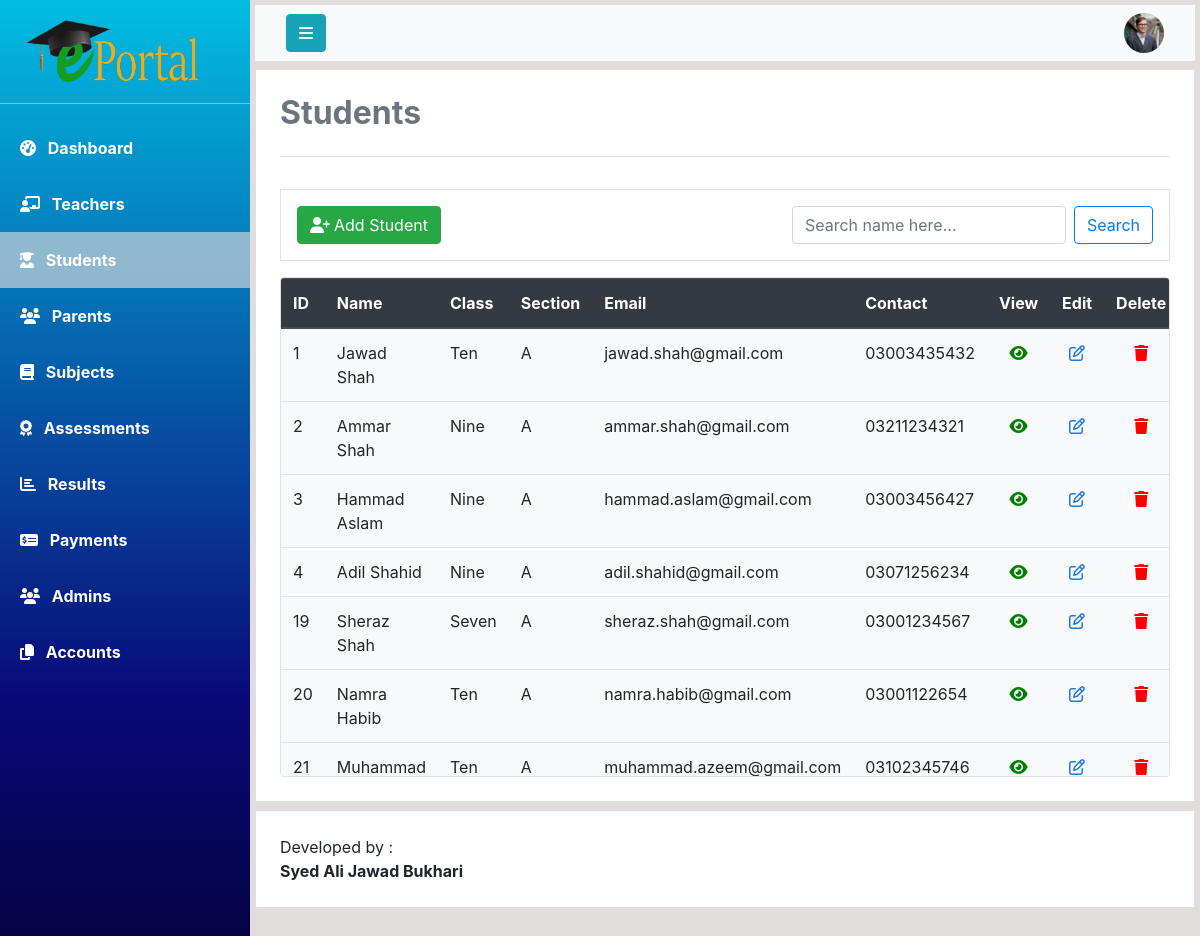
The app's page /php/manage_students.php with its own data.
### tables this page shows
CREATE TABLE `students` (
  `student_id` int(11) NOT NULL,
  `first_name` varchar(20) DEFAULT NULL,
  `last_name` varchar(20) DEFAULT NULL,
  `class_name` varchar(20) DEFAULT NULL,
  `mobile_number` varchar(11) DEFAULT NULL,
  `cnic` varchar(13) DEFAULT NULL,
  `address` varchar(100) DEFAULT NULL,
  `gender` varchar(10) DEFAULT NULL,
  `blood_group` char(3) DEFAULT NULL,
  `email` varchar(30) DEFAULT NULL,
  `password` varchar(255) DEFAULT NULL,
  `parent_id` int(11) DEFAULT NULL,
  `account_status` tinyint(1) NOT NULL
);

### php/manage_students.php (the view, shortened to what this page needs)
<!DOCTYPE html>
<html lang="en">
<head>
    <?php include 'links.php'; ?>
</head>
<body>
    <?php include 'DBManager.php' ?>
    <div class="wrapper">
        <nav id="sidebar">
            <a href="#" id="logo-container">
                <img class="mt-3 ml-4" src="../assets/logo/logo1.png" alt="Logo" width="180">
            </a>
            <hr class="my-3 sidebar-separator" style="background-color: rgba(255, 255, 255, 0.562);">
            <ul>
                <li><a class="nav-link text-white font-weight-bold px-3 py-3" href="admin_dashboard.php">
                        <i class="fas fa-tachometer-alt ml-1 mr-2"></i>
                        Dashboard
                    </a>
                </li>
                <li><a class="nav-link text-white font-weight-bold px-3 py-3" href="manage_teachers.php">
                        <i class="fas fa-chalkboard-teacher ml-1 mr-2"></i>
                        Teachers
                    </a>
                </li>
                <li><a class="nav-link text-white font-weight-bold px-3 py-3 active">
                        <i class="fas fa-user-graduate ml-1 mr-2"></i>
                        Students
                    </a>
                </li>
                <li><a class="nav-link text-white font-weight-bold px-3 py-3" href="manage_parents.php">
                        <i class="fa fa-group ml-1 mr-2"></i>
                        Parents
                    </a>
                </li>
                <li><a class="nav-link text-white font-weight-bold px-3 py-3" href="#">
                        <i class="fas fa-book ml-1 mr-2"></i>
                        Subjects
                    </a>
                </li>
                <li><a class="nav-link text-white font-weight-bold px-3 py-3" href="#">
                        <i class="fas fa-award ml-1 mr-2"></i>
                        Assessments
                    </a>
                </li>
                <li><a class="nav-link text-white font-weight-bold px-3 py-3" href="#">
                        <i class="fa fa-chart-bar ml-1 mr-2"></i>
                        Results
                    </a>
                </li>
                <li><a class="nav-link text-white font-weight-bold px-3 py-3" href="#">
                        <i class="fa fa-money-check-alt ml-1 mr-2"></i>
                        Payments
                    </a>
                </li>
                <li><a class="nav-link text-white font-weight-bold px-3 py-3" href="#">
                        <i class="fas fa-users ml-1 mr-2"></i>
                        Admins
                    </a>
                </li>
                <li><a class="nav-link text-white font-weight-bold px-3 py-3" href="#">
                        <i class="fas fa-copy ml-1 mr-2"></i>
                        Accounts
                    </a>
                </li>
            </ul>
        </nav>
        <div id="content" class="overflow-auto">
            <nav class="navbar mb-2 navbar-light bg-light mb-2">
                <div class="container-fluid">
                    <div class="navbar-header">
                        <button type="button" id="sidebar-toggle" onclick="hideSidebar()" class="btn btn-info navbar-btn mr-auto">
                            <i class="fa fa-bars" aria-hidden="true"></i>
                        </button>
                    </div>
                    <a class="text-decoration-none">
                        <img src="../assets/user-profile.jpg" id="user-profile" onclick="showDropdown()" width="40" height="40" class="rounded-circle ml-auto" alt="">
                    </a>
                </div>
            </nav>
            <div class="card bg-white mb-2 p-4 rounded-0" id="content-wrapper">
                <h2 class="main-heading text-secondary"><b>Students</b></h2>
                <hr class="divider py-2">
                <div class="clearfix class-container p-3 border mb-3">
                    <a href="student_registration.php" class="btn btn-success float-left"><i
                            class="fas fa-user-plus mr-1"></i>Add Student</a>
                    <form action="#" method="GET" class="form-inline ml-auto float-right">
                        <input class="form-control mr-sm-2" type="search" placeholder="Search name here..."
                            aria-label="Search" onkeyup="myFunction()" id="search-keyword">
                        <button class="btn btn-outline-primary my-2 my-sm-0" onclick="validateSearch()" type="submit"
                            name="search">Search</button>
                    </form>
                </div>
                <div class="card table-container overflow-auto bg-light border">
                    <table class="table table-responsive-lg table-responsive-md table-responsive-sm table-hover" id="table">
                        <thead class="thead-dark">
                            <tr>
                                <th>ID</th>
                                <th>Name</th>
                                <th>Class</th>
                                <th>Section</th>
                                <th>Email</th>
                                <th>Contact</th>
                                <th>View</th>
                                <th>Edit</th>
                                <th>Delete</th>
                            </tr>
                        </thead>
                        <tbody>
                            <?php
                            $query = "SELECT * from students";
                            $result = mysqli_query($connection,$query);
                            $noOfRows = mysqli_num_rows($result);
                            if($noOfRows>0){
                                while($student = mysqli_fetch_array($result)){  ?>
                                    <tr>
                                    <td><?php echo $student['student_id']; ?></td>
                                    <td><?php echo $student['first_name']." ".$student['last_name']; ?></td>
                                    <td><?php echo $student['class_name']; ?></td>
                                    <td><?php echo 'A'; ?></td>
                                    <td><?php echo $student['email']; ?></td>
                                    <td><?php echo $student['mobile_number']; ?></td>
                                    <td class="text-center"><a href="admin_view_student.php?id=<?php echo $student['student_id'];?>"><i style="color: green;" class="fas fa-eye"></i></a></td>
                                    <td class="text-center"><a href="edit_student.php?id=<?php echo $student['student_id'];?>"><i style="color: rgb(34, 119, 230);" class="far fa-edit"></i></a></td>
                                    <td class="text-center"><a href="delete_student.php?id=<?php echo $student['student_id'];?>"><i style="color: red;" class="fas fa-trash"></i></a></td>
                                    </tr>
                             <?php
                                }
                            }
                        ?>
                        </tbody>
                    </table>
                </div>
            </div>
            <div class="card p-4 bg-white rounded-0" id="footer">
                Developed by : <b>Syed Ali Jawad Bukhari</b>
            </div>
        </div>
    </div>
</body>
</html>

### css/style.css (style rules this page uses)
* { padding: 0; margin: 0; box-sizing: border-box; }
.wrapper { display: flex; align-items: stretch; background-color: rgb(226, 221, 221); max-height: 100vh; }
#sidebar { width: 250px; height: 100%; position: fixed; top: 0; left: 0; background-color: #30336b; background: rgb(2,0,36); background: linear-gradient(360deg, rgba(2,0,36,1) 0%, rgba(9,9,121,1) 35%, rgb(2, 189, 226)100%); transition: all 1s; }
#sidebar .active { background-color: rgba(219, 219, 219, 0.651); }
#content { width: 100%; height: 100vh; padding: 5px; margin-left: 250px; overflow-x: hidden; transition: all 1s; }
#dropdown a { text-decoration: none; }
#content-wrapper a { text-decoration: none; }
.table-container { height: 500px; }

### records on screen
students: student_id "1", first_name "Jawad", last_name "Shah", class_name "Ten", email "jawad.shah@gmail.com", mobile_number "03003435432"
students: student_id "2", first_name "Ammar", last_name "Shah", class_name "Nine", email "ammar.shah@gmail.com", mobile_number "03211234321"
students: student_id "3", first_name "Hammad", last_name "Aslam", class_name "Nine", email "hammad.aslam@gmail.com", mobile_number "03003456427"
students: student_id "4", first_name "Adil", last_name "Shahid", class_name "Nine", email "adil.shahid@gmail.com", mobile_number "03071256234"
students: student_id "19", first_name "Sheraz", last_name "Shah", class_name "Seven", email "sheraz.shah@gmail.com", mobile_number "03001234567"
students: student_id "20", first_name "Namra", last_name "Habib", class_name "Ten", email "namra.habib@gmail.com", mobile_number "03001122654"
students: student_id "21", first_name "Muhammad", class_name "Ten", email "muhammad.azeem@gmail.com", mobile_number "03102345746"
